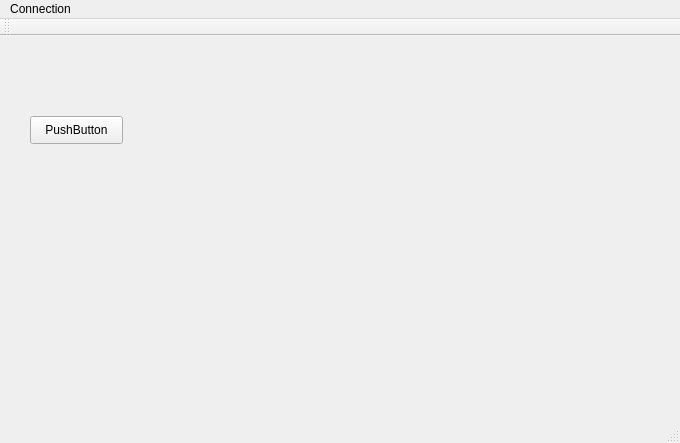
<?xml version="1.0" encoding="UTF-8"?>
<ui version="4.0">
 <class>MainWindow</class>
 <widget class="QMainWindow" name="MainWindow">
  <property name="geometry">
   <rect>
    <x>0</x>
    <y>0</y>
    <width>680</width>
    <height>443</height>
   </rect>
  </property>
  <property name="windowTitle">
   <string>MainWindow</string>
  </property>
  <widget class="QWidget" name="centralWidget">
   <widget class="serialportconnectioncontrols" name="widget" native="true">
    <property name="geometry">
     <rect>
      <x>10</x>
      <y>10</y>
      <width>295</width>
      <height>50</height>
     </rect>
    </property>
    <property name="sizePolicy">
     <sizepolicy hsizetype="Fixed" vsizetype="Fixed">
      <horstretch>0</horstretch>
      <verstretch>0</verstretch>
     </sizepolicy>
    </property>
    <property name="styleSheet">
     <string notr="true">backgroudn{color: black}</string>
    </property>
   </widget>
   <widget class="serialtransmissionmonitor" name="widget_2" native="true">
    <property name="geometry">
     <rect>
      <x>10</x>
      <y>150</y>
      <width>411</width>
      <height>221</height>
     </rect>
    </property>
    <property name="sizePolicy">
     <sizepolicy hsizetype="Fixed" vsizetype="Fixed">
      <horstretch>0</horstretch>
      <verstretch>0</verstretch>
     </sizepolicy>
    </property>
    <property name="styleSheet">
     <string notr="true">backgroudn{color: black}</string>
    </property>
   </widget>
   <widget class="QPushButton" name="pushButton">
    <property name="geometry">
     <rect>
      <x>30</x>
      <y>80</y>
      <width>93</width>
      <height>28</height>
     </rect>
    </property>
    <property name="text">
     <string>PushButton</string>
    </property>
   </widget>
  </widget>
  <widget class="QToolBar" name="mainToolBar">
   <attribute name="toolBarArea">
    <enum>TopToolBarArea</enum>
   </attribute>
   <attribute name="toolBarBreak">
    <bool>false</bool>
   </attribute>
  </widget>
  <widget class="QStatusBar" name="statusBar"/>
  <widget class="QMenuBar" name="menuBar">
   <property name="geometry">
    <rect>
     <x>0</x>
     <y>0</y>
     <width>680</width>
     <height>26</height>
    </rect>
   </property>
   <widget class="QMenu" name="menuConnection">
    <property name="title">
     <string>Connection</string>
    </property>
    <addaction name="actionSerialPort_Settings"/>
   </widget>
   <addaction name="menuConnection"/>
  </widget>
  <action name="actionSerialPort_Settings">
   <property name="text">
    <string>SerialPort Settings</string>
   </property>
  </action>
 </widget>
 <layoutdefault spacing="6" margin="11"/>
 <customwidgets>
  <customwidget>
   <class>serialportconnectioncontrols</class>
   <extends>QWidget</extends>
   <header>serialportconnectioncontrols.h</header>
   <container>1</container>
  </customwidget>
  <customwidget>
   <class>serialtransmissionmonitor</class>
   <extends>QWidget</extends>
   <header>serialtransmissionmonitor.h</header>
   <container>1</container>
  </customwidget>
 </customwidgets>
 <resources/>
 <connections/>
</ui>
